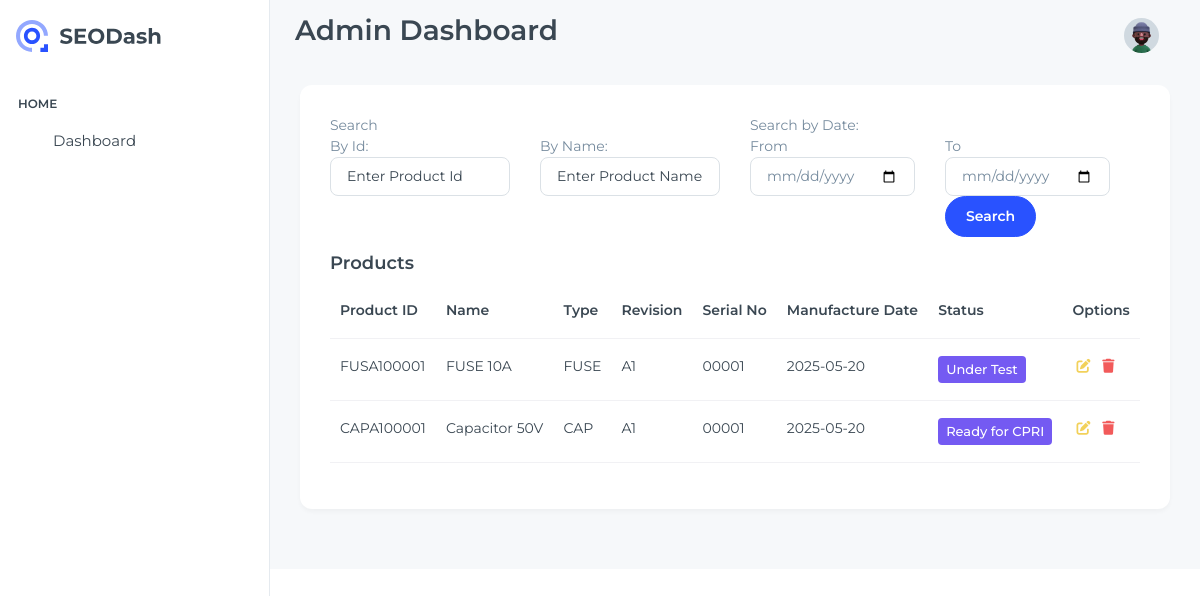
Page /products.php (signed in) on the committed database.
### tables this page shows
CREATE TABLE `products` (
  `product_id` varchar(10) NOT NULL,
  `product_name` varchar(100) DEFAULT NULL,
  `product_type` varchar(50) DEFAULT NULL,
  `revision` varchar(5) DEFAULT NULL,
  `serial_no` varchar(5) DEFAULT NULL,
  `manufacture_date` date DEFAULT NULL,
  `created_by` int(11) DEFAULT NULL,
  `created_at` timestamp NOT NULL DEFAULT current_timestamp()
);

### products.php (the view, shortened to what this page needs)
<?php
include './components/connnection.php';
$query = "
SELECT p.product_id, p.product_name, p.product_type, p.revision, p.serial_no, p.manufacture_date,
  CASE
    WHEN EXISTS (SELECT 1 FROM reworklog r WHERE r.product_id = p.product_id) THEN 'Rework'
    WHEN EXISTS (
      SELECT 1 FROM tests t
      JOIN testflow tf ON tf.product_id = p.product_id AND tf.test_type_id = t.test_type_id
      WHERE t.product_id = p.product_id AND t.status = 'Failed') THEN 'Failed'
    WHEN (
      SELECT COUNT(DISTINCT tf.test_type_id) FROM testflow tf WHERE tf.product_id = p.product_id
    ) = (
      SELECT COUNT(DISTINCT t.test_type_id) FROM tests t WHERE t.product_id = p.product_id AND t.status = 'Completed'
    ) THEN 'Ready for CPRI'
    ELSE 'Under Test'
  END AS status
FROM products p
ORDER BY p.product_id DESC";
$products = $conn->query($query);
?>
<!doctype html>
<html lang="en">
<head>
  <link rel="stylesheet" href="../../node_modules/simplebar/dist/simplebar.min.css">
  <link rel="stylesheet" href="assets/css/styles.min.css" />
  <link rel="stylesheet" href="https://cdnjs.cloudflare.com/ajax/libs/font-awesome/6.7.2/css/all.min.css" />
</head>
<body>
  <div class="page-wrapper" id="main-wrapper" data-layout="vertical" data-navbarbg="skin6" data-sidebartype="full" data-sidebar-position="fixed" data-header-position="fixed">
    <aside class="left-sidebar">
      <div>
        <div class="brand-logo d-flex align-items-center justify-content-between">
          <a href="./dashboard.php" class="text-nowrap logo-img">
            <img src="assets/images/logos/logo-light.svg" alt="" />
          </a>
        </div>
        <?php include 'components/sidebar.php'; ?>
      </div>
    </aside>
    <div class="body-wrapper">
      <?php include 'components/header.php'; ?>
      <div class="container-fluid">
      <div class="card">
        <div class="card-body">
          <div class="row mb-3">
            <div class="col-md-3 col-sm-6">
              <label for="">Search <br>By Id:</label>
              <input type="text" class="form-control" placeholder="Enter Product Id" id="productId">
            </div>
            <div class="col-md-3 col-sm-6">
              <label for=""><br>By Name:</label>
              <input type="text" class="form-control" placeholder="Enter Product Name" id="productName">
            </div>
            <div class="col-md-6 col-sm-12 row">
              <label for="">Search by Date:</label>
              <div class="col-md-6">
                <label for="">From</label>
                <input type="date" class="form-control" id="fromDate">
              </div>
              <div class="col-md-6">
                <label for="">To</label>
                <input type="date" class="form-control" id="toDate">
                <button id="search" value="search" class="btn btn-primary">Search</button>
              </div>
            </div>
          </div>
          <h5 class="card-title fw-semibold">Products</h5>
          <table class="table">
            <thead>
              <tr>
                <th>Product ID</th>
                <th>Name</th>
                <th>Type</th>
                <th>Revision</th>
                <th>Serial No</th>
                <th>Manufacture Date</th>
                <th>Status</th>
                <th>Options</th>
              </tr>
            </thead>
            <tbody id="productTable">
              <?php while ($row = $products->fetch_assoc()) {
                echo "<tr>
                        <td>{$row['product_id']}</td>
                        <td>{$row['product_name']}</td>
                        <td>{$row['product_type']}</td>
                        <td>{$row['revision']}</td>
                        <td>{$row['serial_no']}</td>
                        <td>{$row['manufacture_date']}</td>
                        <td><span class='badge bg-info'>{$row['status']}</span></td>
                        <td>
                          <a class='text-warning m-1' href='edit_product.php?id={$row['product_id']}'><i class='fa-solid fa-pen-to-square'></i></a>
                          <a class='text-danger m-1' href='delete_product.php?id={$row['product_id']}' onclick=\"return confirm('Are you sure you want to delete this product?')\"><i class='fa-solid fa-trash'></i></a>
                        </td>
                      </tr>";
              } ?>
            </tbody>
          </table>
        </div>
      </div>
      </div>
    </div>
  </div>
</body>
</html>

### components/sidebar.php (shortened to what this page needs)
<nav class="sidebar-nav scroll-sidebar" data-simplebar="">
          <ul id="sidebarnav">
            <li class="nav-small-cap">
              <span class="hide-menu">Home</span>
            </li>
            <li class="sidebar-item">
              <a class="sidebar-link" href="./dashboard.php" aria-expanded="false">
                <span>
                </span>
                <span class="hide-menu">Dashboard</span>
              </a>
            </li>
          </ul>
        </nav>

### components/header.php (shortened to what this page needs)
<header class="app-header">
        <nav class="navbar navbar-expand-lg navbar-light">
          <ul class="navbar-nav">
            <h2 class="text-capitalize"><?php echo $_SESSION['role'] ?> Dashboard</h2>
          </ul>
          <div class="navbar-collapse justify-content-end px-0" id="navbarNav">
            <ul class="navbar-nav flex-row ms-auto align-items-center justify-content-end">
             <li class="nav-item dropdown">
                <a class="nav-link nav-icon-hover" href="javascript:void(0)" id="drop2" data-bs-toggle="dropdown"
                  aria-expanded="false">
                  <img src="assets/images/profile/user-1.jpg" alt="" width="35" height="35" class="rounded-circle">
                </a>
              </li>
            </ul>
          </div>
        </nav>
      </header>

### rows in the picture
products: product_id "FUSA100001", product_name "FUSE 10A", product_type "FUSE", revision "A1", serial_no "00001", manufacture_date "2025-05-20", status "Under Test"
products: product_id "CAPA100001", product_name "Capacitor 50V", product_type "CAP", revision "A1", serial_no "00001", manufacture_date "2025-05-20", status "Ready for CPRI"

### other values in the picture
$_SESSION['role'] "Admin"
